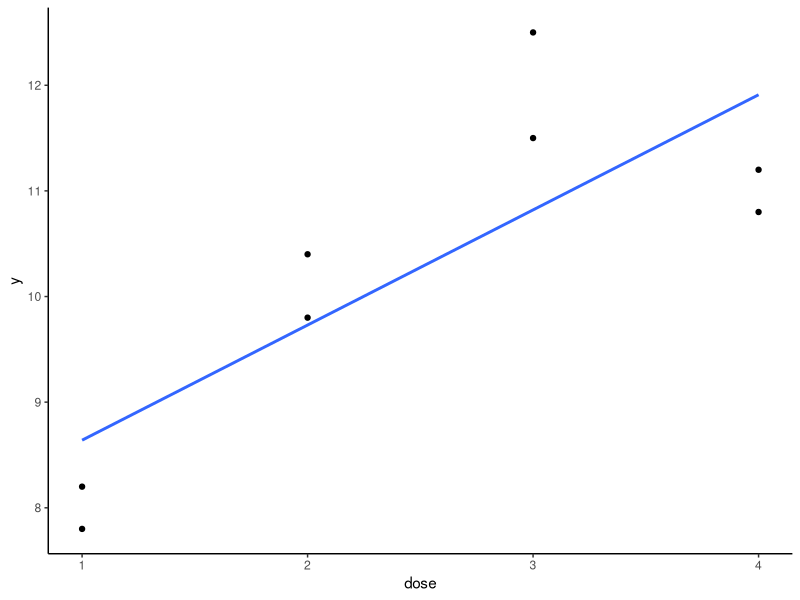
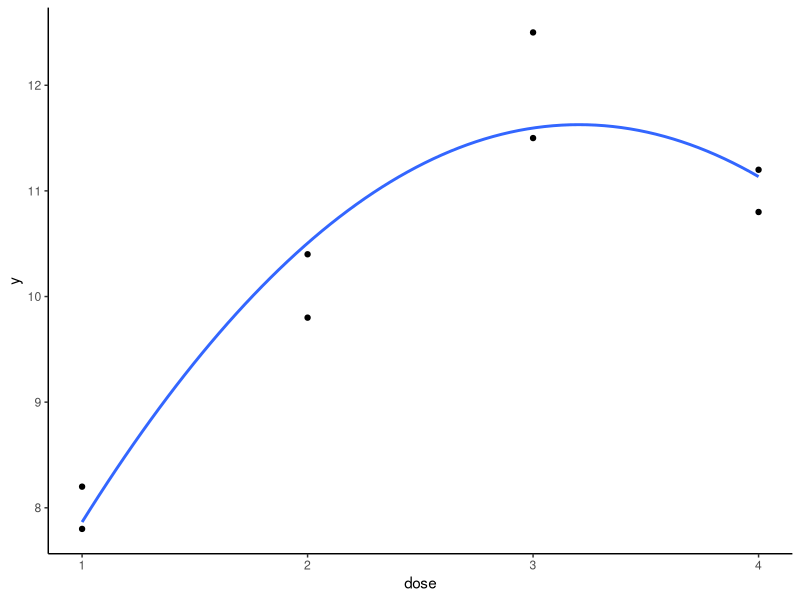
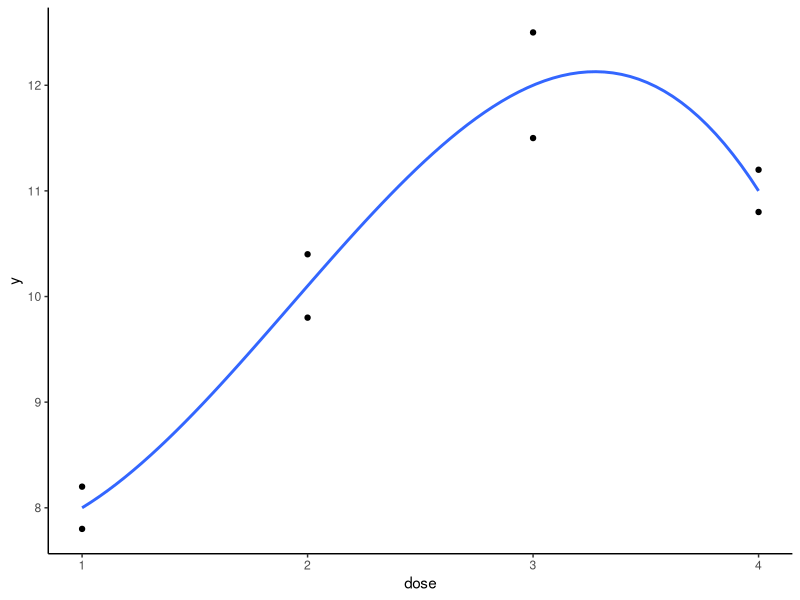

The R script that drew these images, in order:
## ---- chunk 1
library(tidyverse)
## ---- chunk 2
trat <- gl(4,2,labels = c("A","B","C","D"))
dose <- rep(1:4,rep(2,4))
y <- c(8.2, 7.8, 9.8, 10.4, 12.5, 11.5, 10.8, 11.2)
dados <- tibble(trat, dose, y)
dados
## ---- chunk 3
dados %>% 
  mutate(
    y2 = y * y) %>% 
  group_by(dose) %>% 
  mutate(mod_med = mean(y),
         desvio = y - mod_med,
         desvio2 = desvio*desvio)
## ---- chunk 4
mod <- lm(y~trat)
anova(mod)
## ---- chunk 5
dados %>% 
  mutate(
    y2 = y * y) %>% 
  group_by(dose) %>% 
  mutate(mod_med = mean(y),
         desvio = y - mod_med,
         desvio2 = desvio*desvio) %>% 
  ungroup() %>% 
  summarise(
    SQT = sum(y2) - sum(y)^2/length(y),
    SQD = sum(desvio2),
    SQE = SQT-SQD,
  )
## ---- chunk 6
dados %>% 
  ggplot(aes(x=dose, y=y)) +
  geom_point() + 
  theme_classic() + 
  geom_smooth(method = "lm",se=FALSE)
## ---- chunk 7
n <- length(dose)
X <- matrix(0, n, 2)
X[, 1] <- 1
X[, 2] <- dose

# Calculando os coeficientes (parâmetros) manualmente
coefs <- solve(t(X) %*% X) %*% t(X) %*% y

# Exibindo os coeficientes
coefs
## ---- chunk 8
dados %>% 
  mutate(
    y2 = y * y) %>% 
  group_by(dose) %>% 
  mutate(mod_reta = 1.09*dose+7.55,
         desvio = y - mod_reta,
         desvio2 = desvio*desvio)
## ---- chunk 9
dados %>% 
  mutate(
    y2 = y * y) %>% 
  group_by(dose) %>% 
  mutate(mod_reta = 1.09*dose+7.55,
         desvio = y - mod_reta,
         desvio2 = desvio*desvio)   %>% 
  ungroup() %>% 
  summarise(
    SQT = sum(y2) - sum(y)^2/length(y),
    SQerro_puro = 0.83999,
    SQDfalta_ajus = sum(desvio2) - SQerro_puro,
    SQreta = SQT-SQerro_puro-SQDfalta_ajus,
    R2_lin = SQreta/SQT,
    R2falta_ajus = SQDfalta_ajus/SQT,
  )
## ---- chunk 10
dados %>% 
  ggplot(aes(x=dose, y=y)) +
  geom_point() + 
  theme_classic() + 
  stat_smooth(method = "lm", 
              formula = y ~ x + I(x^2), 
              size = 1,
              se=FALSE)
## ---- chunk 11
n <- length(dose)
X <- matrix(0, n, 3)
X[, 1] <- 1
X[, 2] <- dose
X[, 3] <- dose^2

# Calculando os coeficientes (parâmetros) manualmente
coefs <- solve(t(X) %*% X) %*% t(X) %*% y

# Exibindo os coeficientes
coefs
## ---- chunk 12
dados %>% 
  mutate(
    y2 = y * y) %>% 
  group_by(dose) %>% 
  mutate(mod_quad = -0.7750*dose^2 + 4.9650*dose+3.6750,
         desvio = y - mod_quad,
         desvio2 = desvio*desvio)
## ---- chunk 13
dados %>% 
  mutate(
    y2 = y * y) %>% 
  group_by(dose) %>% 
  mutate(mod_quad = -0.7750*dose^2 + 4.9650*dose+3.6750,
         desvio = y - mod_quad,
         desvio2 = desvio*desvio)  %>% 
  ungroup() %>% 
  summarise(
    SQT = sum(y2) - sum(y)^2/length(y),
    SQerro_puro = 0.83999,
    SQDfalta_ajus = sum(desvio2) - SQerro_puro,
    SQquad = SQT-SQerro_puro-SQDfalta_ajus,
    R2_quad = SQquad/SQT,
    R2falta_ajus = SQDfalta_ajus/SQT,
  )
## ---- chunk 14
dados %>% 
  ggplot(aes(x=dose, y=y)) +
  geom_point() + 
  theme_classic() + 
  stat_smooth(method = "lm", 
              formula = y ~ x + I(x^2) + I(x^3), 
              size = 1,
              se=FALSE)
## ---- chunk 15
n <- length(dose)
X <- matrix(0, n, 4)
X[, 1] <- 1
X[, 2] <- dose
X[, 3] <- dose^2
X[, 4] <- dose^3
# Calculando os coeficientes (parâmetros) manualmente
coefs <- solve(t(X) %*% X) %*% t(X) %*% y

# Exibindo os coeficientes
coefs
## ---- chunk 16
dados %>% 
  mutate(
    y2 = y * y) %>% 
  group_by(dose) %>% 
  mutate(mod_cub = -0.4500*dose^3 +2.6000*dose^2 -2.5500*dose+8.4000,
         desvio = y - mod_cub,
         desvio2 = desvio*desvio)
## ---- chunk 17
dados %>% 
  mutate(
    y2 = y * y) %>% 
  group_by(dose) %>% 
  mutate(mod_cub = -0.4500*dose^3 +2.6000*dose^2 -2.5500*dose+8.4000,
         desvio = y - mod_cub,
         desvio2 = desvio*desvio) %>% 
  ungroup() %>% 
  summarise(
    SQT = sum(y2) - sum(y)^2/length(y),
    SQerro_puro = 0.83999,
    SQDfalta_ajus = sum(desvio2) - SQerro_puro,
    SQcub = SQT-SQDfalta_ajus,
    R2_cub = SQcub/SQT,
    R2falta_ajus = SQDfalta_ajus/SQT,
  )
